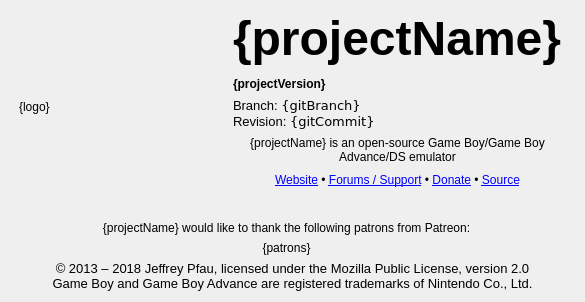
<?xml version="1.0" encoding="UTF-8"?>
<ui version="4.0">
 <class>AboutScreen</class>
 <widget class="QWidget" name="AboutScreen">
  <property name="geometry">
   <rect>
    <x>0</x>
    <y>0</y>
    <width>617</width>
    <height>341</height>
   </rect>
  </property>
  <property name="windowTitle">
   <string>About</string>
  </property>
  <layout class="QGridLayout" name="gridLayout_2">
   <property name="sizeConstraint">
    <enum>QLayout::SetFixedSize</enum>
   </property>
   <item row="4" column="1">
    <widget class="QLabel" name="extraLinks">
     <property name="text">
      <string>&lt;a href=&quot;http://mgba.io/&quot;&gt;Website&lt;/a&gt; • &lt;a href=&quot;https://forums.mgba.io/&quot;&gt;Forums / Support&lt;/a&gt; • &lt;a href=&quot;https://patreon.com/mgba&quot;&gt;Donate&lt;/a&gt; • &lt;a href=&quot;https://github.com/mgba-emu/mgba/tree/{gitBranch}&quot;&gt;Source&lt;/a&gt;</string>
     </property>
     <property name="alignment">
      <set>Qt::AlignCenter</set>
     </property>
     <property name="openExternalLinks">
      <bool>true</bool>
     </property>
    </widget>
   </item>
   <item row="2" column="1">
    <widget class="QLabel" name="gitInfo">
     <property name="font">
      <font>
       <pointsize>10</pointsize>
      </font>
     </property>
     <property name="text">
      <string>Branch: &lt;tt&gt;{gitBranch}&lt;/tt&gt;&lt;br/&gt;Revision: &lt;tt&gt;{gitCommit}&lt;/tt&gt;</string>
     </property>
     <property name="textInteractionFlags">
      <set>Qt::LinksAccessibleByMouse|Qt::TextSelectableByKeyboard|Qt::TextSelectableByMouse</set>
     </property>
    </widget>
   </item>
   <item row="0" column="1">
    <widget class="QLabel" name="projectName">
     <property name="font">
      <font>
       <pointsize>36</pointsize>
       <weight>75</weight>
       <bold>true</bold>
      </font>
     </property>
     <property name="text">
      <string>{projectName}</string>
     </property>
     <property name="alignment">
      <set>Qt::AlignBottom|Qt::AlignLeading|Qt::AlignLeft</set>
     </property>
    </widget>
   </item>
   <item row="6" column="0" colspan="2">
    <widget class="QLabel" name="patronsHeader">
     <property name="text">
      <string>{projectName} would like to thank the following patrons from Patreon:</string>
     </property>
     <property name="alignment">
      <set>Qt::AlignCenter</set>
     </property>
     <property name="wordWrap">
      <bool>true</bool>
     </property>
    </widget>
   </item>
   <item row="8" column="0" colspan="4">
    <widget class="QLabel" name="copyright">
     <property name="font">
      <font>
       <pointsize>10</pointsize>
      </font>
     </property>
     <property name="text">
      <string>© 2013 – 2018 Jeffrey Pfau, licensed under the Mozilla Public License, version 2.0
Game Boy and Game Boy Advance are registered trademarks of Nintendo Co., Ltd.</string>
     </property>
     <property name="alignment">
      <set>Qt::AlignCenter</set>
     </property>
     <property name="wordWrap">
      <bool>true</bool>
     </property>
    </widget>
   </item>
   <item row="1" column="1">
    <widget class="QLabel" name="projectVersion">
     <property name="font">
      <font>
       <weight>75</weight>
       <bold>true</bold>
      </font>
     </property>
     <property name="text">
      <string>{projectVersion}</string>
     </property>
     <property name="alignment">
      <set>Qt::AlignBottom|Qt::AlignLeading|Qt::AlignLeft</set>
     </property>
     <property name="textInteractionFlags">
      <set>Qt::LinksAccessibleByMouse|Qt::TextSelectableByKeyboard|Qt::TextSelectableByMouse</set>
     </property>
    </widget>
   </item>
   <item row="0" column="0" rowspan="6">
    <layout class="QVBoxLayout" name="verticalLayout">
     <property name="leftMargin">
      <number>8</number>
     </property>
     <property name="rightMargin">
      <number>16</number>
     </property>
     <property name="bottomMargin">
      <number>12</number>
     </property>
     <item>
      <spacer name="verticalSpacer_2">
       <property name="orientation">
        <enum>Qt::Vertical</enum>
       </property>
       <property name="sizeHint" stdset="0">
        <size>
         <width>0</width>
         <height>0</height>
        </size>
       </property>
      </spacer>
     </item>
     <item>
      <widget class="QLabel" name="logo">
       <property name="sizePolicy">
        <sizepolicy hsizetype="Fixed" vsizetype="Fixed">
         <horstretch>0</horstretch>
         <verstretch>0</verstretch>
        </sizepolicy>
       </property>
       <property name="minimumSize">
        <size>
         <width>192</width>
         <height>192</height>
        </size>
       </property>
       <property name="text">
        <string>{logo}</string>
       </property>
      </widget>
     </item>
     <item>
      <spacer name="verticalSpacer_3">
       <property name="orientation">
        <enum>Qt::Vertical</enum>
       </property>
       <property name="sizeHint" stdset="0">
        <size>
         <width>0</width>
         <height>0</height>
        </size>
       </property>
      </spacer>
     </item>
    </layout>
   </item>
   <item row="3" column="1">
    <widget class="QLabel" name="description">
     <property name="text">
      <string>{projectName} is an open-source Game Boy/Game Boy Advance/DS emulator</string>
     </property>
     <property name="alignment">
      <set>Qt::AlignCenter</set>
     </property>
     <property name="wordWrap">
      <bool>true</bool>
     </property>
    </widget>
   </item>
   <item row="7" column="0" colspan="2">
    <widget class="QLabel" name="patrons">
     <property name="text">
      <string>{patrons}</string>
     </property>
     <property name="alignment">
      <set>Qt::AlignCenter</set>
     </property>
     <property name="wordWrap">
      <bool>true</bool>
     </property>
    </widget>
   </item>
  </layout>
 </widget>
 <resources/>
 <connections/>
</ui>
